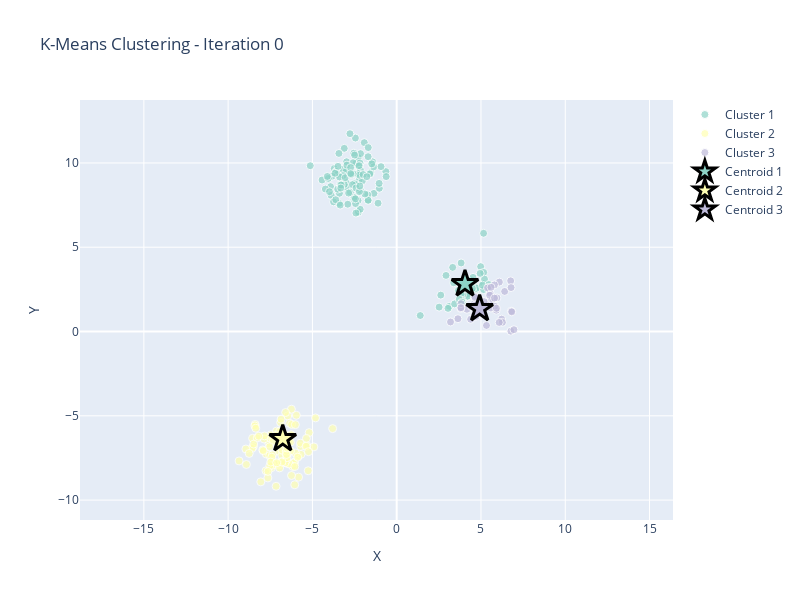
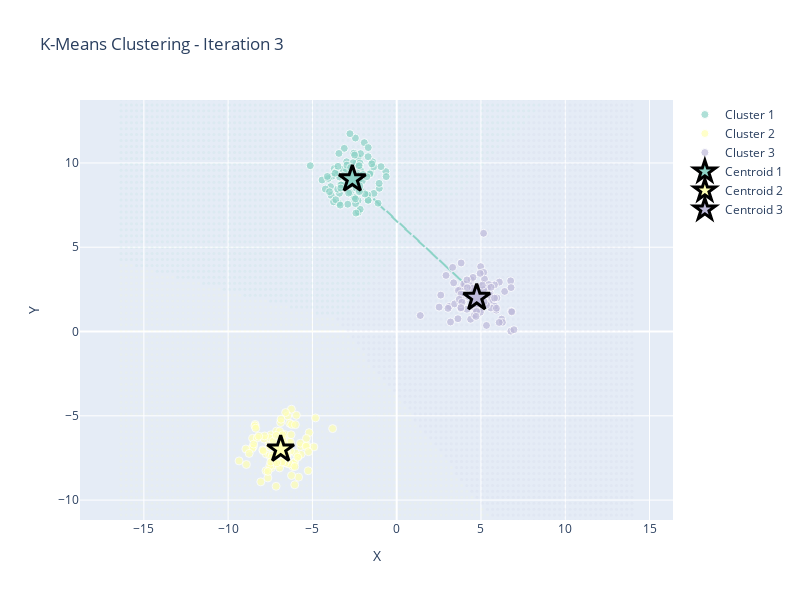
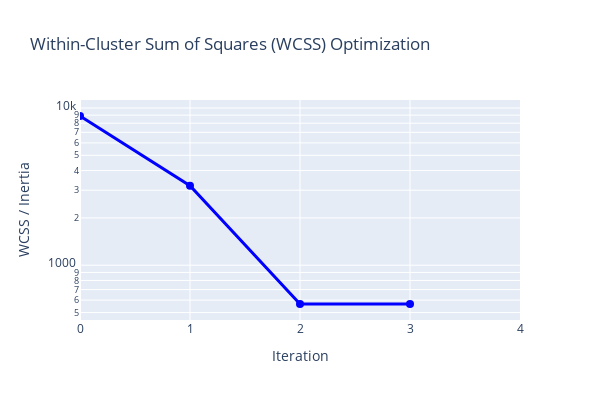

The notebook cell saved with these charts, in order:
### Markdown cell above
### Example 2: Manual Step-by-Step Visualization

You can also create visualizations manually for more control:

### Code cell
# Generate data
X, _ = generate_data(data_type='blobs', n_samples=300, n_centers=3, random_state=42)

# Create and fit K-Means
kmeans = KMeans(n_clusters=3, random_state=42, max_iters=20)
kmeans.fit(X)

# Visualize initial state
fig_initial = create_main_visualization(X, kmeans, iteration=0, show_voronoi=False)
fig_initial.show()

# Visualize final state
fig_final = create_main_visualization(X, kmeans, iteration=len(kmeans.history)-1)
fig_final.show()

# Show WCSS optimization
wcss_fig = create_wcss_graph(kmeans)
wcss_fig.show()

# Show mathematical explanation
display(create_math_explanation_panel(kmeans, len(kmeans.history)-1))

### Figure 1 — Plotly figure (JSON) as saved in the notebook; plotly's stock layout.template omitted (floating-point values rounded to 4 significant figures; data arrays with more than 128 entries replaced by an {"elided": "..."} marker saying what was removed)
{"data": [{"hovertemplate": "<b>%{text}</b><br>X: %{x:.2f}<br>Y: %{y:.2f}<extra></extra>", "marker": {"color": "rgb(141,211,199)", "line": {"color": "white", "width": 1}, "opacity": 0.7, "size": 8}, "mode": "markers", "name": "Cluster 1", "text": {"elided": "145 str values"}, "type": "scatter", "x": {"elided": "145 float values"}, "y": {"elided": "145 float values"}}, {"hovertemplate": "<b>%{text}</b><br>X: %{x:.2f}<br>Y: %{y:.2f}<extra></extra>", "marker": {"color": "rgb(255,255,179)", "line": {"color": "white", "width": 1}, "opacity": 0.7, "size": 8}, "mode": "markers", "name": "Cluster 2", "text": ["Point 0", "Point 1", "Point 4", "Point 14", "Point 16", "Point 23", "Point 25", "Point 26", "Point 32", "Point 34", "Point 36", "Point 38", "Point 42", "Point 46", "Point 48", "Point 51", "Point 52", "Point 54", "Point 56", "Point 60", "Point 63", "Point 64", "Point 67", "Point 68", "Point 71", "Point 72", "Point 75", "Point 76", "Point 82", "Point 85", "Point 86", "Point 90", "Point 92", "Point 95", "Point 96", "Point 98", "Point 99", "Point 109", "Point 116", "Point 118", "Point 123", "Point 124", "Point 125", "Point 126", "Point 128", "Point 129", "Point 137", "Point 139", "Point 142", "Point 151", "Point 153", "Point 157", "Point 158", "Point 161", "Point 162", "Point 163", "Point 165", "Point 180", "Point 182", "Point 185", "Point 190", "Point 191", "Point 193", "Point 199", "Point 206", "Point 207", "Point 211", "Point 214", "Point 215", "Point 216", "Point 217", "Point 219", "Point 220", "Point 222", "Point 223", "Point 226", "Point 227", "Point 231", "Point 233", "Point 236", "Point 238", "Point 239", "Point 240", "Point 244", "Point 248", "Point 250", "Point 252", "Point 255", "Point 258", "Point 262", "Point 266", "Point 274", "Point 275", "Point 276", "Point 284", "Point 286", "Point 289", "Point 294", "Point 298", "Point 299"], "type": "scatter", "x": [-7.339, -7.74, -8.918, -7.53, -8.507, -6.992, -6.35, -7.456, -6.049, -8.395, -6.123, -6.987, -7.367, -6.808, -6.542, -6.888, -6.513, -5.7, -6.485, -6.644, -3.801, -7.129, -6.168, -8.583, -5.821, -7.579, -6.609, -8.947, -6.379, -6.044, -5.712, -8.549, -6.401, -7.433, -7.947, -7.643, -6.466, -8.278, -7.917, -8.75, -6.303, -6.547, -7.008, -6.265, -5.842, -7.41, -7.15, -7.393, -4.819, -4.915, -8.414, -7.41, -6.241, -7.755, -5.328, -5.678, -6.009, -6.793, -7.542, -9.351, -6.942, -5.251, -8.486, -6.698, -7.865, -7.526, -7.845, -6.831, -5.377, -6.247, -6.303, -7.155, -6.05, -7.636, -8.184, -7.324, -5.192, -5.953, -8.063, -7.531, -5.235, -6.946, -6.59, -5.357, -6.62, -6.508, -7.472, -6.553, -8.358, -6.802, -6.759, -6.78, -5.873, -7.149, -6.541, -6.234, -6.496, -7.119, -6.861, -6.01], "y": [-7.73, -7.265, -7.888, -7.367, -6.832, -7.101, -5.439, -6.125, -7.736, -5.513, -7.802, -7.915, -7.313, -7.358, -7.292, -5.4, -7.82, -6.813, -7.301, -6.109, -5.761, -5.909, -8.005, -6.936, -8.639, -6.666, -6.93, -6.969, -7.858, -8.01, -6.626, -6.337, -6.546, -8.078, -7.022, -8.685, -5.003, -6.317, -7.07, -7.232, -6.569, -7.629, -7.836, -6.123, -7.39, -7.673, -7.859, -7.939, -5.125, -6.845, -5.602, -7.456, -8.542, -8.263, -6.764, -7.288, -7.206, -7.036, -6.31, -7.677, -5.925, -8.26, -6.677, -6.632, -6.376, -7.962, -6.194, -7.711, -6.806, -4.609, -7.083, -9.182, -9.091, -8.302, -6.21, -6.503, -5.998, -4.971, -8.919, -6.833, -7.129, -8.091, -4.805, -6.341, -7.784, -7.484, -7.744, -7.099, -5.736, -7.741, -6.366, -6.129, -7.457, -6.163, -7.295, -5.511, -6.913, -7.788, -5.204, -5.524]}, {"hovertemplate": "<b>%{text}</b><br>X: %{x:.2f}<br>Y: %{y:.2f}<extra></extra>", "marker": {"color": "rgb(190,186,218)", "line": {"color": "white", "width": 1}, "opacity": 0.7, "size": 8}, "mode": "markers", "name": "Cluster 3", "text": ["Point 5", "Point 7", "Point 11", "Point 22", "Point 28", "Point 37", "Point 40", "Point 49", "Point 50", "Point 61", "Point 62", "Point 70", "Point 79", "Point 84", "Point 88", "Point 100", "Point 102", "Point 108", "Point 110", "Point 115", "Point 119", "Point 121", "Point 136", "Point 146", "Point 148", "Point 152", "Point 156", "Point 172", "Point 176", "Point 178", "Point 183", "Point 186", "Point 192", "Point 196", "Point 197", "Point 212", "Point 234", "Point 235", "Point 237", "Point 241", "Point 242", "Point 246", "Point 247", "Point 249", "Point 253", "Point 254", "Point 267", "Point 268", "Point 271", "Point 282", "Point 283", "Point 285", "Point 287", "Point 292", "Point 296"], "type": "scatter", "x": [5.498, 5.053, 4.997, 5.615, 4.628, 4.885, 5.907, 6.226, 4.716, 6.773, 5.539, 5.945, 5.819, 5.59, 6.405, 4.165, 4.432, 6.793, 5.326, 4.839, 3.634, 4.864, 4.387, 5.453, 5.918, 4.921, 4.621, 3.8, 5.512, 6.762, 6.272, 4.964, 3.814, 4.621, 6.784, 6.091, 4.685, 5.322, 4.619, 4.963, 5.798, 5.33, 4.645, 5.187, 6.955, 6.83, 4.71, 5.387, 4.738, 6.081, 3.192, 4.704, 5.594, 5.803, 3.811], "y": [1.813, 1.409, 1.28, 1.826, 1.076, 1.466, 1.266, 0.7354, 1.296, 0.02108, 2.28, 1.994, 1.504, 1.396, 2.378, 1.32, 1.48, 1.206, 0.3605, 1.373, 0.759, 1.986, 0.7254, 2.603, 1.382, 1.35, 1.685, 1.374, 2.157, 3.006, 0.543, 1.843, 1.652, 0.9706, 2.607, 2.932, 1.322, 1.663, 2.09, 1.146, 2.765, 1.572, 2.02, 1.771, 0.1059, 1.165, 1.588, 2.584, 1.2, 0.5373, 0.5657, 0.8954, 2.625, 1.983, 1.413]}, {"hovertemplate": "<b>%{text}</b><br>X: %{x:.2f}<br>Y: %{y:.2f}<extra></extra>", "marker": {"color": "rgb(141,211,199)", "line": {"color": "black", "width": 3}, "opacity": 1, "size": 20, "symbol": "star"}, "mode": "markers", "name": "Centroid 1", "text": "Centroid 1<br>Cluster Size: 145", "type": "scatter", "x": [4.051], "y": [2.823]}, {"hovertemplate": "<b>%{text}</b><br>X: %{x:.2f}<br>Y: %{y:.2f}<extra></extra>", "marker": {"color": "rgb(255,255,179)", "line": {"color": "black", "width": 3}, "opacity": 1, "size": 20, "symbol": "star"}, "mode": "markers", "name": "Centroid 2", "text": "Centroid 2<br>Cluster Size: 100", "type": "scatter", "x": [-6.759], "y": [-6.366]}, {"hovertemplate": "<b>%{text}</b><br>X: %{x:.2f}<br>Y: %{y:.2f}<extra></extra>", "marker": {"color": "rgb(190,186,218)", "line": {"color": "black", "width": 3}, "opacity": 1, "size": 20, "symbol": "star"}, "mode": "markers", "name": "Centroid 3", "text": "Centroid 3<br>Cluster Size: 55", "type": "scatter", "x": [4.921], "y": [1.35]}], "layout": {"height": 600, "hovermode": "closest", "legend": {"x": 1.02, "y": 1}, "showlegend": true, "title": {"text": "K-Means Clustering - Iteration 0"}, "width": 800, "xaxis": {"range": [-11.35, 8.955], "title": {"text": "X"}}, "yaxis": {"range": [-11.18, 13.73], "scaleanchor": "x", "scaleratio": 1, "title": {"text": "Y"}}}}

### Figure 2 — Plotly figure (JSON) as saved in the notebook; plotly's stock layout.template omitted (floating-point values rounded to 4 significant figures; data arrays with more than 128 entries replaced by an {"elided": "..."} marker saying what was removed)
{"data": [{"hoverinfo": "skip", "marker": {"color": "rgb(141,211,199)", "opacity": 0.1, "size": 3}, "mode": "markers", "showlegend": false, "type": "scatter", "x": {"elided": "3442 float values"}, "y": {"elided": "3442 float values"}}, {"hoverinfo": "skip", "marker": {"color": "rgb(255,255,179)", "opacity": 0.1, "size": 3}, "mode": "markers", "showlegend": false, "type": "scatter", "x": {"elided": "3299 float values"}, "y": {"elided": "3299 float values"}}, {"hoverinfo": "skip", "marker": {"color": "rgb(190,186,218)", "opacity": 0.1, "size": 3}, "mode": "markers", "showlegend": false, "type": "scatter", "x": {"elided": "3259 float values"}, "y": {"elided": "3259 float values"}}, {"hoverinfo": "skip", "line": {"color": "rgb(141,211,199)", "dash": "dash", "width": 2}, "mode": "lines", "name": "Centroid 1 Trail", "showlegend": false, "type": "scatter", "x": [-2.633, -0.5416, 4.051, -2.633], "y": [9.044, 7.044, 2.823, 9.044]}, {"hoverinfo": "skip", "line": {"color": "rgb(255,255,179)", "dash": "dash", "width": 2}, "mode": "lines", "name": "Centroid 2 Trail", "showlegend": false, "type": "scatter", "x": [-6.884, -6.884, -6.759, -6.884], "y": [-6.984, -6.984, -6.366, -6.984]}, {"hoverinfo": "skip", "line": {"color": "rgb(190,186,218)", "dash": "dash", "width": 2}, "mode": "lines", "name": "Centroid 3 Trail", "showlegend": false, "type": "scatter", "x": [4.747, 5.271, 4.921, 4.747], "y": [2.011, 1.528, 1.35, 2.011]}, {"hovertemplate": "<b>%{text}</b><br>X: %{x:.2f}<br>Y: %{y:.2f}<extra></extra>", "marker": {"color": "rgb(141,211,199)", "line": {"color": "white", "width": 1}, "opacity": 0.7, "size": 8}, "mode": "markers", "name": "Cluster 1", "text": ["Point 2", "Point 6", "Point 8", "Point 9", "Point 10", "Point 12", "Point 13", "Point 15", "Point 18", "Point 19", "Point 20", "Point 21", "Point 24", "Point 29", "Point 30", "Point 31", "Point 33", "Point 35", "Point 41", "Point 44", "Point 45", "Point 53", "Point 57", "Point 59", "Point 69", "Point 73", "Point 74", "Point 78", "Point 80", "Point 81", "Point 83", "Point 87", "Point 89", "Point 91", "Point 93", "Point 94", "Point 97", "Point 101", "Point 103", "Point 104", "Point 105", "Point 106", "Point 107", "Point 111", "Point 112", "Point 113", "Point 114", "Point 122", "Point 127", "Point 130", "Point 131", "Point 132", "Point 133", "Point 134", "Point 138", "Point 140", "Point 141", "Point 143", "Point 147", "Point 149", "Point 150", "Point 154", "Point 159", "Point 160", "Point 164", "Point 167", "Point 168", "Point 169", "Point 170", "Point 171", "Point 173", "Point 177", "Point 181", "Point 187", "Point 198", "Point 200", "Point 201", "Point 204", "Point 209", "Point 210", "Point 218", "Point 224", "Point 229", "Point 230", "Point 232", "Point 243", "Point 257", "Point 259", "Point 260", "Point 261", "Point 263", "Point 269", "Point 270", "Point 277", "Point 278", "Point 279", "Point 290", "Point 293", "Point 295", "Point 297"], "type": "scatter", "x": [-1.687, -2.336, -2.988, -3.701, -3.111, -2.3, -3.925, -3.211, -2.412, -1.922, -1.351, -2.67, -2.973, -3.399, -3.5, -3.58, -2.295, -2.282, -2.252, -2.544, -2.148, -1.031, -1.546, -2.97, -3.572, -2.036, -2.901, -3.11, -3.522, -2.581, -2.178, -0.6434, -3.887, -2.545, -1.594, -3.039, -2.249, -2.151, -1.718, -3.348, -2.267, -2.166, -2.259, -3.292, -3.318, -2.442, -2.523, -1.106, -3.186, -1.426, -4.428, -2.417, -4.234, -3.988, -2.504, -2.979, -2.755, -2.422, -2.233, -3.189, -3.417, -2.213, -3.393, -5.129, -2.451, -2.449, -1.987, -1.696, -1.366, -3.429, -2.956, -2.774, -3.054, -1.044, -3.484, -1.771, -2.625, -1.697, -2.148, -2.41, -3.746, -2.496, -2.586, -1.687, -2.852, -1.884, -3.837, -2.216, -2.733, -1.478, -4.06, -2.702, -0.93, -3.616, -0.623, -3.356, -2.185, -2.729, -3.66, -4.117], "y": [7.793, 9.4, 8.829, 9.671, 10.87, 7.055, 8.594, 8.687, 9.983, 11.2, 8.194, 9.418, 8.549, 8.198, 8.448, 9.497, 7.769, 10.32, 8.94, 7.846, 10.55, 8.496, 9.427, 10.07, 9.488, 8.941, 7.551, 8.723, 9.329, 10.02, 9.99, 9.488, 8.076, 10.58, 9.343, 9.528, 9.796, 9.575, 8.105, 8.705, 7.101, 7.251, 9.361, 8.692, 8.513, 7.59, 7.957, 7.612, 9.626, 10.07, 8.988, 7.027, 8.452, 8.294, 8.78, 9.557, 8.261, 8.715, 9.841, 9.247, 7.602, 9.275, 9.168, 9.836, 7.871, 11.48, 9.311, 7.783, 9.766, 10.56, 9.871, 11.73, 9.125, 8.789, 9.801, 9.186, 8.713, 10.37, 8.369, 8.511, 7.694, 10.47, 9.355, 10.91, 8.212, 8.157, 9.211, 8.3, 9.728, 9.946, 9.083, 9.316, 9.782, 7.818, 9.189, 7.499, 8.629, 9.371, 9.39, 9.199]}, {"hovertemplate": "<b>%{text}</b><br>X: %{x:.2f}<br>Y: %{y:.2f}<extra></extra>", "marker": {"color": "rgb(255,255,179)", "line": {"color": "white", "width": 1}, "opacity": 0.7, "size": 8}, "mode": "markers", "name": "Cluster 2", "text": ["Point 0", "Point 1", "Point 4", "Point 14", "Point 16", "Point 23", "Point 25", "Point 26", "Point 32", "Point 34", "Point 36", "Point 38", "Point 42", "Point 46", "Point 48", "Point 51", "Point 52", "Point 54", "Point 56", "Point 60", "Point 63", "Point 64", "Point 67", "Point 68", "Point 71", "Point 72", "Point 75", "Point 76", "Point 82", "Point 85", "Point 86", "Point 90", "Point 92", "Point 95", "Point 96", "Point 98", "Point 99", "Point 109", "Point 116", "Point 118", "Point 123", "Point 124", "Point 125", "Point 126", "Point 128", "Point 129", "Point 137", "Point 139", "Point 142", "Point 151", "Point 153", "Point 157", "Point 158", "Point 161", "Point 162", "Point 163", "Point 165", "Point 180", "Point 182", "Point 185", "Point 190", "Point 191", "Point 193", "Point 199", "Point 206", "Point 207", "Point 211", "Point 214", "Point 215", "Point 216", "Point 217", "Point 219", "Point 220", "Point 222", "Point 223", "Point 226", "Point 227", "Point 231", "Point 233", "Point 236", "Point 238", "Point 239", "Point 240", "Point 244", "Point 248", "Point 250", "Point 252", "Point 255", "Point 258", "Point 262", "Point 266", "Point 274", "Point 275", "Point 276", "Point 284", "Point 286", "Point 289", "Point 294", "Point 298", "Point 299"], "type": "scatter", "x": [-7.339, -7.74, -8.918, -7.53, -8.507, -6.992, -6.35, -7.456, -6.049, -8.395, -6.123, -6.987, -7.367, -6.808, -6.542, -6.888, -6.513, -5.7, -6.485, -6.644, -3.801, -7.129, -6.168, -8.583, -5.821, -7.579, -6.609, -8.947, -6.379, -6.044, -5.712, -8.549, -6.401, -7.433, -7.947, -7.643, -6.466, -8.278, -7.917, -8.75, -6.303, -6.547, -7.008, -6.265, -5.842, -7.41, -7.15, -7.393, -4.819, -4.915, -8.414, -7.41, -6.241, -7.755, -5.328, -5.678, -6.009, -6.793, -7.542, -9.351, -6.942, -5.251, -8.486, -6.698, -7.865, -7.526, -7.845, -6.831, -5.377, -6.247, -6.303, -7.155, -6.05, -7.636, -8.184, -7.324, -5.192, -5.953, -8.063, -7.531, -5.235, -6.946, -6.59, -5.357, -6.62, -6.508, -7.472, -6.553, -8.358, -6.802, -6.759, -6.78, -5.873, -7.149, -6.541, -6.234, -6.496, -7.119, -6.861, -6.01], "y": [-7.73, -7.265, -7.888, -7.367, -6.832, -7.101, -5.439, -6.125, -7.736, -5.513, -7.802, -7.915, -7.313, -7.358, -7.292, -5.4, -7.82, -6.813, -7.301, -6.109, -5.761, -5.909, -8.005, -6.936, -8.639, -6.666, -6.93, -6.969, -7.858, -8.01, -6.626, -6.337, -6.546, -8.078, -7.022, -8.685, -5.003, -6.317, -7.07, -7.232, -6.569, -7.629, -7.836, -6.123, -7.39, -7.673, -7.859, -7.939, -5.125, -6.845, -5.602, -7.456, -8.542, -8.263, -6.764, -7.288, -7.206, -7.036, -6.31, -7.677, -5.925, -8.26, -6.677, -6.632, -6.376, -7.962, -6.194, -7.711, -6.806, -4.609, -7.083, -9.182, -9.091, -8.302, -6.21, -6.503, -5.998, -4.971, -8.919, -6.833, -7.129, -8.091, -4.805, -6.341, -7.784, -7.484, -7.744, -7.099, -5.736, -7.741, -6.366, -6.129, -7.457, -6.163, -7.295, -5.511, -6.913, -7.788, -5.204, -5.524]}, {"hovertemplate": "<b>%{text}</b><br>X: %{x:.2f}<br>Y: %{y:.2f}<extra></extra>", "marker": {"color": "rgb(190,186,218)", "line": {"color": "white", "width": 1}, "opacity": 0.7, "size": 8}, "mode": "markers", "name": "Cluster 3", "text": ["Point 3", "Point 5", "Point 7", "Point 11", "Point 17", "Point 22", "Point 27", "Point 28", "Point 37", "Point 39", "Point 40", "Point 43", "Point 47", "Point 49", "Point 50", "Point 55", "Point 58", "Point 61", "Point 62", "Point 65", "Point 66", "Point 70", "Point 77", "Point 79", "Point 84", "Point 88", "Point 100", "Point 102", "Point 108", "Point 110", "Point 115", "Point 117", "Point 119", "Point 120", "Point 121", "Point 135", "Point 136", "Point 144", "Point 145", "Point 146", "Point 148", "Point 152", "Point 155", "Point 156", "Point 166", "Point 172", "Point 174", "Point 175", "Point 176", "Point 178", "Point 179", "Point 183", "Point 184", "Point 186", "Point 188", "Point 189", "Point 192", "Point 194", "Point 195", "Point 196", "Point 197", "Point 202", "Point 203", "Point 205", "Point 208", "Point 212", "Point 213", "Point 221", "Point 225", "Point 228", "Point 234", "Point 235", "Point 237", "Point 241", "Point 242", "Point 245", "Point 246", "Point 247", "Point 249", "Point 251", "Point 253", "Point 254", "Point 256", "Point 264", "Point 265", "Point 267", "Point 268", "Point 271", "Point 272", "Point 273", "Point 280", "Point 281", "Point 282", "Point 283", "Point 285", "Point 287", "Point 288", "Point 291", "Point 292", "Point 296"], "type": "scatter", "x": [4.422, 5.498, 5.053, 4.997, 2.615, 5.615, 3.822, 4.628, 4.885, 4.982, 5.907, 4.525, 4.155, 6.226, 4.716, 5.155, 4.753, 6.773, 5.539, 3.741, 3.921, 5.945, 3.881, 5.819, 5.59, 6.405, 4.165, 4.432, 6.793, 5.326, 4.839, 2.927, 3.634, 5.159, 4.864, 5.145, 4.387, 3.121, 3.925, 5.453, 5.918, 4.921, 3.44, 4.621, 4.169, 3.8, 3.658, 4.664, 5.512, 6.762, 5.264, 6.272, 5.211, 4.964, 1.399, 4.2, 3.814, 3.91, 3.32, 4.621, 6.784, 3.818, 4.051, 4.951, 4.737, 6.091, 3.379, 2.516, 3.847, 4.325, 4.685, 5.322, 4.619, 4.963, 5.798, 3.045, 5.33, 4.645, 5.187, 4.531, 6.955, 6.83, 3.713, 5.465, 3.978, 4.71, 5.387, 4.738, 4.168, 5.155, 3.867, 5.084, 6.081, 3.192, 4.704, 5.594, 4.488, 4.19, 5.803, 3.811], "y": [3.072, 1.813, 1.409, 1.28, 2.16, 1.826, 4.066, 1.076, 1.466, 3.849, 1.266, 3.211, 2.055, 0.7354, 1.296, 5.826, 2.635, 0.02108, 2.28, 2.465, 1.76, 1.994, 2.124, 1.504, 1.396, 2.378, 1.32, 1.48, 1.206, 0.3605, 1.373, 3.327, 0.759, 3.506, 1.986, 2.839, 0.7254, 1.489, 2.653, 2.603, 1.382, 1.35, 1.639, 1.685, 2.205, 1.374, 2.435, 2.471, 2.157, 3.006, 2.602, 0.543, 3.109, 1.843, 0.9488, 2.104, 1.652, 2.19, 3.805, 0.9706, 2.607, 2.217, 2.823, 3.449, 2.568, 2.932, 2.891, 1.447, 1.858, 2.732, 1.322, 1.663, 2.09, 1.146, 2.765, 1.374, 1.572, 2.02, 1.771, 2.375, 0.1059, 1.165, 1.914, 2.787, 2.826, 1.588, 2.584, 1.2, 3.062, 2.487, 1.736, 2.748, 0.5373, 0.5657, 0.8954, 2.625, 2.561, 2.596, 1.983, 1.413]}, {"hoverinfo": "skip", "marker": {"color": "rgb(141,211,199)", "line": {"color": "rgb(141,211,199)", "width": 2}, "opacity": 0.3, "size": 15, "symbol": "x"}, "mode": "markers", "name": "Old Centroid 1", "showlegend": false, "type": "scatter", "x": [-2.633], "y": [9.044]}, {"hoverinfo": "skip", "marker": {"color": "rgb(255,255,179)", "line": {"color": "rgb(255,255,179)", "width": 2}, "opacity": 0.3, "size": 15, "symbol": "x"}, "mode": "markers", "name": "Old Centroid 2", "showlegend": false, "type": "scatter", "x": [-6.884], "y": [-6.984]}, {"hoverinfo": "skip", "marker": {"color": "rgb(190,186,218)", "line": {"color": "rgb(190,186,218)", "width": 2}, "opacity": 0.3, "size": 15, "symbol": "x"}, "mode": "markers", "name": "Old Centroid 3", "showlegend": false, "type": "scatter", "x": [4.747], "y": [2.011]}, {"hovertemplate": "<b>%{text}</b><br>X: %{x:.2f}<br>Y: %{y:.2f}<extra></extra>", "marker": {"color": "rgb(141,211,199)", "line": {"color": "black", "width": 3}, "opacity": 1, "size": 20, "symbol": "star"}, "mode": "markers", "name": "Centroid 1", "text": "Centroid 1<br>Cluster Size: 100", "type": "scatter", "x": [-2.633], "y": [9.044]}, {"hovertemplate": "<b>%{text}</b><br>X: %{x:.2f}<br>Y: %{y:.2f}<extra></extra>", "marker": {"color": "rgb(255,255,179)", "line": {"color": "black", "width": 3}, "opacity": 1, "size": 20, "symbol": "star"}, "mode": "markers", "name": "Centroid 2", "text": "Centroid 2<br>Cluster Size: 100", "type": "scatter", "x": [-6.884], "y": [-6.984]}, {"hovertemplate": "<b>%{text}</b><br>X: %{x:.2f}<br>Y: %{y:.2f}<extra></extra>", "marker": {"color": "rgb(190,186,218)", "line": {"color": "black", "width": 3}, "opacity": 1, "size": 20, "symbol": "star"}, "mode": "markers", "name": "Centroid 3", "text": "Centroid 3<br>Cluster Size: 100", "type": "scatter", "x": [4.747], "y": [2.011]}], "layout": {"height": 600, "hovermode": "closest", "legend": {"x": 1.02, "y": 1}, "showlegend": true, "title": {"text": "K-Means Clustering - Iteration 3"}, "width": 800, "xaxis": {"range": [-11.35, 8.955], "title": {"text": "X"}}, "yaxis": {"range": [-11.18, 13.73], "scaleanchor": "x", "scaleratio": 1, "title": {"text": "Y"}}}}

### Figure 3 — Plotly figure (JSON) as saved in the notebook; plotly's stock layout.template omitted (floating-point values rounded to 4 significant figures)
{"data": [{"line": {"color": "blue", "width": 3}, "marker": {"size": 8}, "mode": "lines+markers", "name": "WCSS", "type": "scatter", "x": [0, 1, 2, 3], "y": [8893.0, 3203.0, 566.9, 566.9]}], "layout": {"height": 400, "hovermode": "x unified", "title": {"text": "Within-Cluster Sum of Squares (WCSS) Optimization"}, "width": 600, "xaxis": {"range": [0, 4], "title": {"text": "Iteration"}}, "yaxis": {"title": {"text": "WCSS / Inertia"}, "type": "log"}}}
